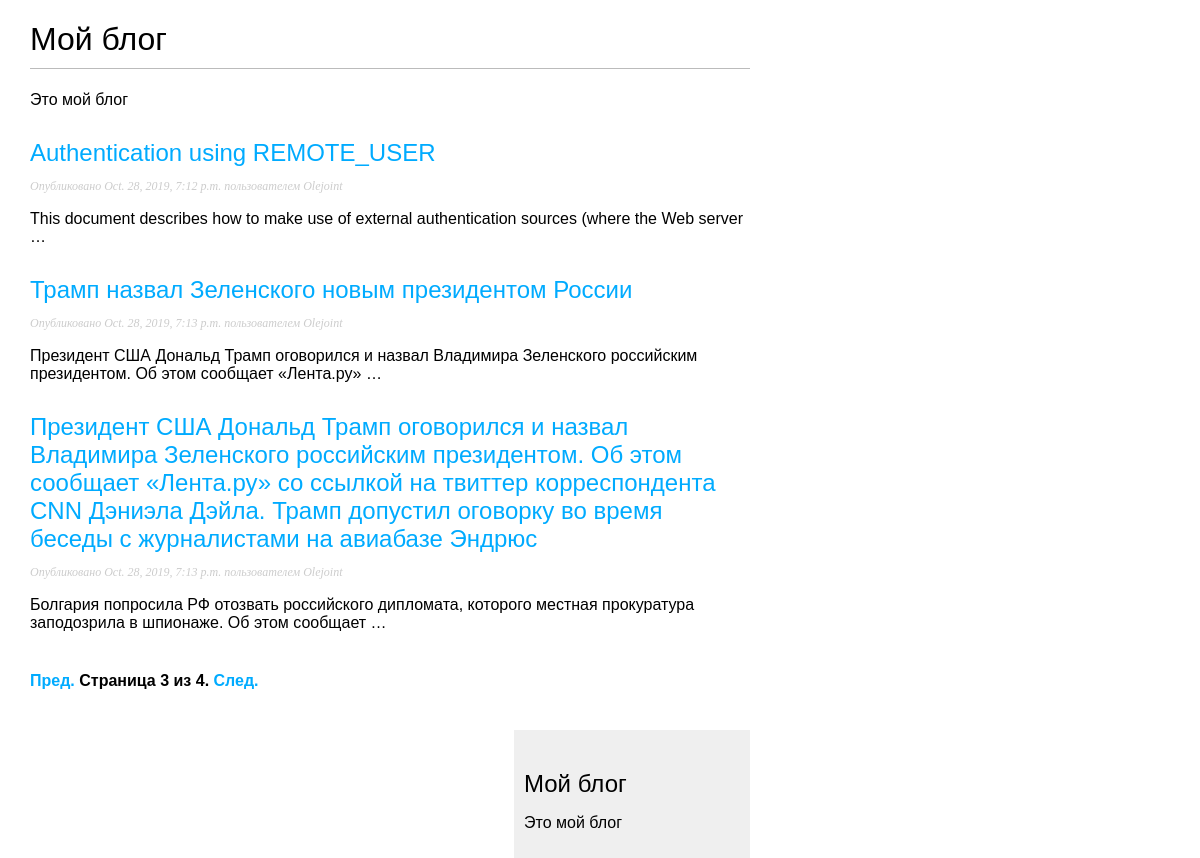
Page /blog/?page=3 on the committed database.
### blog/models.py (models this page shows)
class Post(models.Model):
    STATUS_CHOICES = (
        ('draft', 'Draft'),
        ('published', 'Published'),
    )
    title = models.CharField(max_length=250)
    slug = models.SlugField(max_length=250, unique_for_date='publish')
    author = models.ForeignKey(User, on_delete=models.CASCADE, related_name='blog_posts')
    body = models.TextField()
    publish = models.DateTimeField(default=timezone.now)
    created = models.DateTimeField(auto_now_add=True)
    updated = models.DateTimeField(auto_now=True)
    status = models.CharField(max_length=10, choices=STATUS_CHOICES, default='draft')
    objects = models.Manager()  # менеджер по умолчанию
    published = PublishedManager()  # наш новый менеджер
    def get_absolute_url(self):
        return reverse('blog:post_detail',
                       args=[self.publish.year,
                             self.publish.month, self.publish.day,
                             self.slug])

### blog/views.py (the view)
# urls.py: path('', views.PostListView.as_view(), name='post_list'),
class PostListView(ListView):
    queryset = Post.published.all()
    context_object_name = 'posts'
    paginate_by = 3
    template_name = 'blog/post/list.html'

### blog/templates/blog/post/list.html (shortened to what this page needs)
{% extends "blog/base.html" %}
{% block content %}
    <h1>Мой блог</h1>
     <p>Это мой блог</p>
    {% for post in posts %}
        <h2>
            <a href="{{ post.get_absolute_url }}">{{ post.title }}</a>
        </h2>
        <p class="date">Опубликовано {{ post.publish }} пользователем {{ post.author }}</p>
        {{ post.body|truncatewords:15|linebreaks }}
    {% endfor %}
{% include "pagination.html" with page=page_obj %}
{% endblock %}

### blog/static/css/blog.css (style rules this page uses)
body { margin:0; padding:0; font-family:helvetica, sans-serif; }
a { color:#00abff; text-decoration:none; }
h1 { font-weight:normal; border-bottom:1px solid #bbb; padding:0 0 10px 0; }
h2 { font-weight:normal; margin:30px 0 0; }
p.date { color:#ccc; font-family: georgia, serif; font-size: 12px; font-style: italic; }

### rows in the picture
Post: title "Authentication using REMOTE_USER", publish "Oct. 28, 2019, 7:12 p.m.", author "Olejoint", body "This document describes how to make use of external authentication sources (where the Web server …"
Post: title "Трамп назвал Зеленского новым президентом России", publish "Oct. 28, 2019, 7:13 p.m.", author "Olejoint", body "Президент США Дональд Трамп оговорился и назвал Владимира Зеленского российским президентом. Об этом сообщает «Лента.ру» …"
Post: title "Президент США Дональд Трамп оговорился и назвал Владимира Зеленского российским президентом. Об этом сообщает «Лента.ру» со ссылкой на твиттер корреспондента CNN Дэниэла Дэйла. Трамп допустил оговорку во время беседы с журналистами на авиабазе Эндрюс", publish "Oct. 28, 2019, 7:13 p.m.", author "Olejoint", body "Болгария попросила РФ отозвать российского дипломата, которого местная прокуратура заподозрила в шпионаже. Об этом сообщает …"

### other values in the picture
{{ page.number }} "3"
{{ page.paginator.num_pages }} "4"
